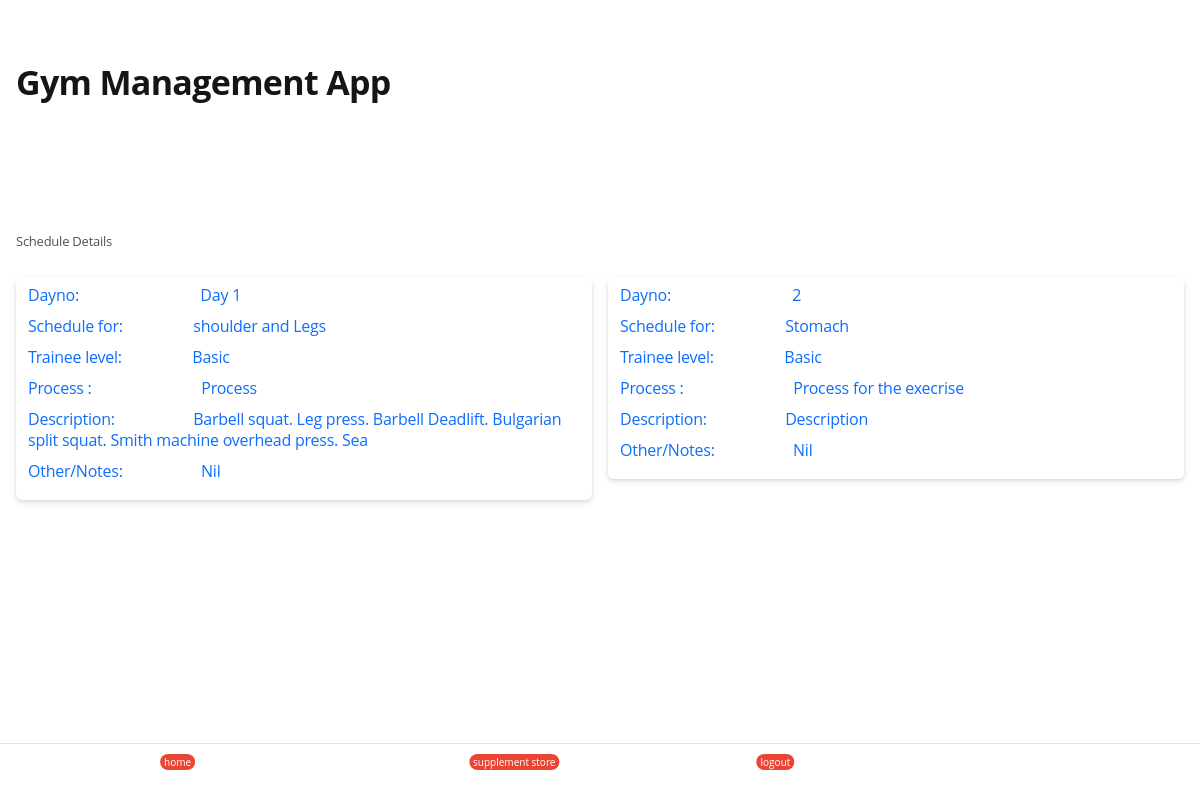
/view_schedule/, run on the app's committed database.
### gym/models.py (models this page shows, shortened)
class Schedule(models.Model):
    Dayno = models.CharField(max_length = 50)
    Schedule_for = models.CharField(max_length = 100)
    Trainee_level = models.CharField(max_length = 100)
    Process = models.CharField(max_length = 500)
    Description = models.CharField(max_length = 100)
    Other_Notes = models.CharField(max_length = 100)

### gym/views.py (the view)
# urls.py: path('view_schedule/', views.view_schedule, name = 'view_schedule'),
def view_schedule(request):
    getdata = Schedule.objects.all()
    if not getdata:
       return render (request,'gym/view_schedule.html', {'error':'there is no schedule'})
    else :
        return render(request, 'gym/view_schedule.html', {'getdata': getdata})

### gym/templates/gym/view_schedule.html (shortened to what this page needs)
<html lang="en">
 {% include 'gym/header_member.html' %}
{% block content %}
<head>
         <div class="listview-title mt-2">Schedule Details</div>
         <div class="section mt-2">
             <div class="row">
             	{% for x in getdata %}
              <div class="col-6">
			        <div class="card product-card" >
                        <div class="card-body" style="line-height: auto;">
                             <b> <p class="text" style="font-size: 16px;">Dayno:&nbsp;&nbsp; &nbsp;  &nbsp;&nbsp;&nbsp; &nbsp;  &nbsp;&nbsp;&nbsp;&nbsp; &nbsp;  &nbsp;&nbsp; &nbsp; &nbsp; &nbsp;  &nbsp; &nbsp; {{x.Dayno}}</p></b>
							   <b> <p class="text" style="font-size: 16px;">Schedule for:&nbsp;&nbsp; &nbsp;  &nbsp;&nbsp; &nbsp; &nbsp; &nbsp;  &nbsp; &nbsp; {{x.Schedule_for}}</p></b>
   <b> <p class="text" style="font-size: 16px;">Trainee level:&nbsp;&nbsp; &nbsp;  &nbsp;&nbsp; &nbsp; &nbsp; &nbsp;  &nbsp; &nbsp; {{x.Trainee_level}}</p></b>
						<b>  <p class="text" style="font-size: 16px;">Process :  &nbsp;  &nbsp; &nbsp;  &nbsp;  &nbsp;  &nbsp; &nbsp;  &nbsp;  &nbsp; &nbsp; &nbsp;&nbsp; &nbsp; &nbsp; {{x.Process}}</p></b>
                          <b>  <p class="text" style="font-size: 16px;">Description:    &nbsp;  &nbsp; &nbsp;  &nbsp;  &nbsp; &nbsp; &nbsp;&nbsp; &nbsp; &nbsp; {{x.Description}}</p></b>
                            <b>  <p class="text" style="font-size: 16px;">Other/Notes:  &nbsp;  &nbsp;  &nbsp;  &nbsp;  &nbsp; &nbsp; &nbsp;&nbsp; &nbsp; &nbsp; {{x.Other_Notes}}</p></b>
                        </div>
                    </div>
                </div>
             {% endfor %}
            </div>
    	</div>
{% endblock %}

### data on the page
Schedule: Dayno "Day 1", Schedule_for "shoulder and Legs", Trainee_level "Basic", Process "Process", Description "Barbell squat. Leg press. Barbell Deadlift. Bulgarian split squat. Smith machine overhead press. Sea", Other_Notes "Nil"
Schedule: Dayno "2", Schedule_for "Stomach", Trainee_level "Basic", Process "Process for the execrise", Description "Description", Other_Notes "Nil"
